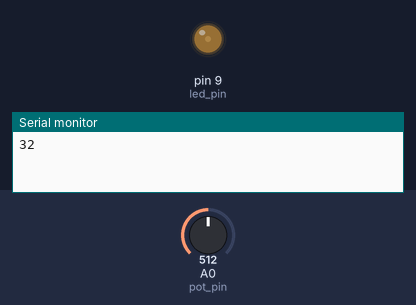
Bench run of a sketch on a simulated Arduino Uno, built with avr-gcc and run on an emulated ATmega328P. On the bench: output pins drawn as LEDs (lit = HIGH), the last lines printed to the serial monitor. Inputs (shaded band) come from the test bench; at power-on: A0 (pot_pin) = 512.

Above: at 1.2 s.
1.3 s: A0 (pot_pin) set to 306
At 2.36 s:
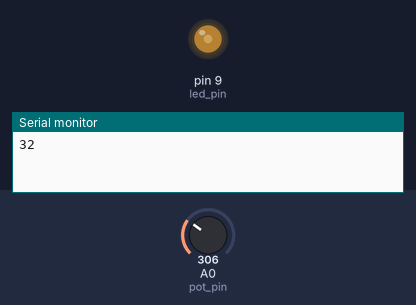
4.3 s: A0 (pot_pin) set to 0
At 5.1 s:
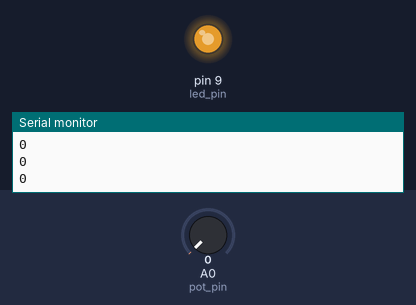
Timing chart, 0 to 5.2 s (numbered marks = the images above; inputs shaded):
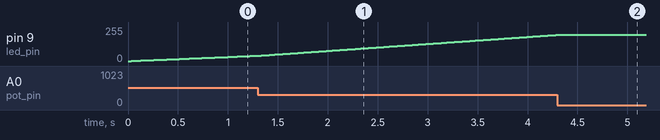

The sketch:

Practica_6_Velocidad_de_Cmabio_de_Brillo.ino
```cpp
// 6. Velocidad de Cambio de Brillo

// Variables

int led_pin = 9;
int pot_pin = 0;

void setup()
{

  Serial.begin(9600);

}

void loop()

{
  Serial.println(delayVal());
  //Bucle de incremento del brillo

  for (int brillo = 0; brillo <= 255; brillo++){

  	analogWrite(led_pin,brillo);
    delay(delayVal());

  }

  //Bucle de decremento del brillo

  for (int brillo = 255; brillo >= 0; brillo--){

  	analogWrite(led_pin,brillo);
    delay(delayVal());

  }
}

//Funcion calculo del retardo

int delayVal(){

  int v;
  v = analogRead(pot_pin);
  v = v/16; // 0 - 128

  return v;

}
```

Measured:
- after the input at 4.3 s, pin 9 (led_pin): stays 196/255 (without the input it goes to 197/255 after 0.00 s)
